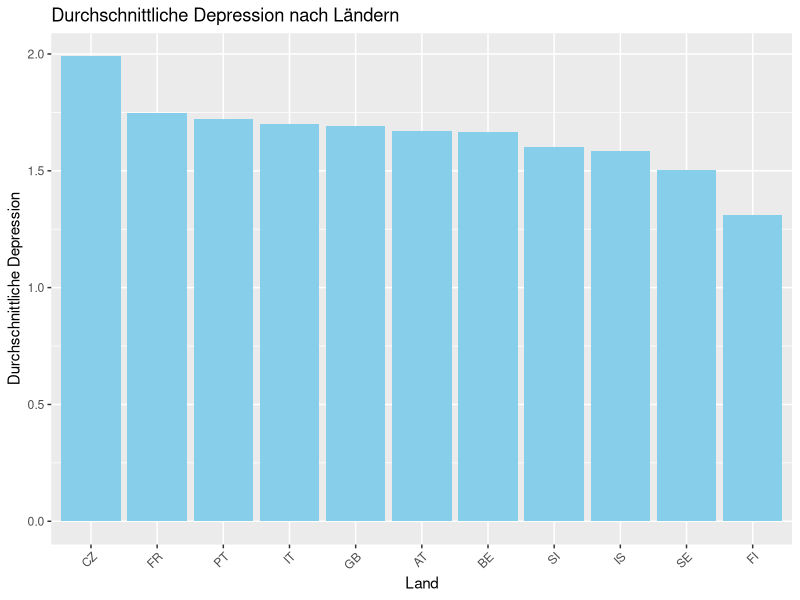
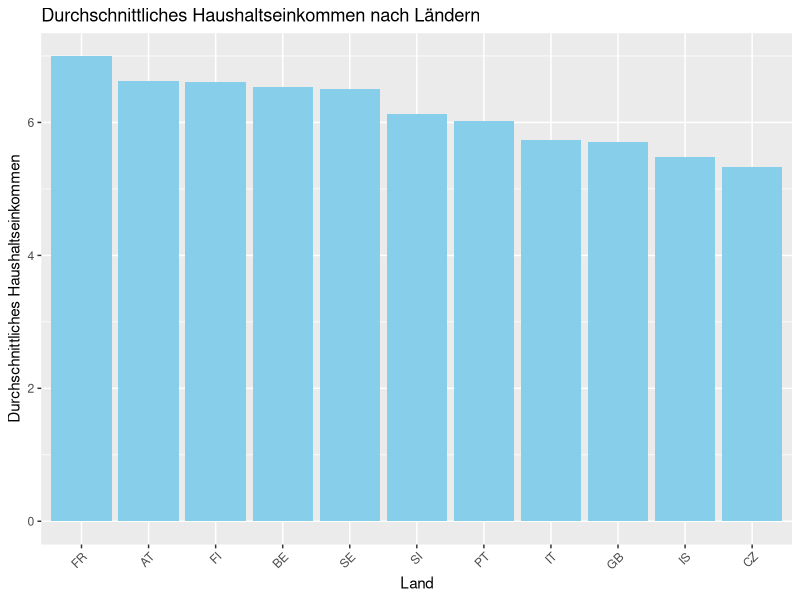
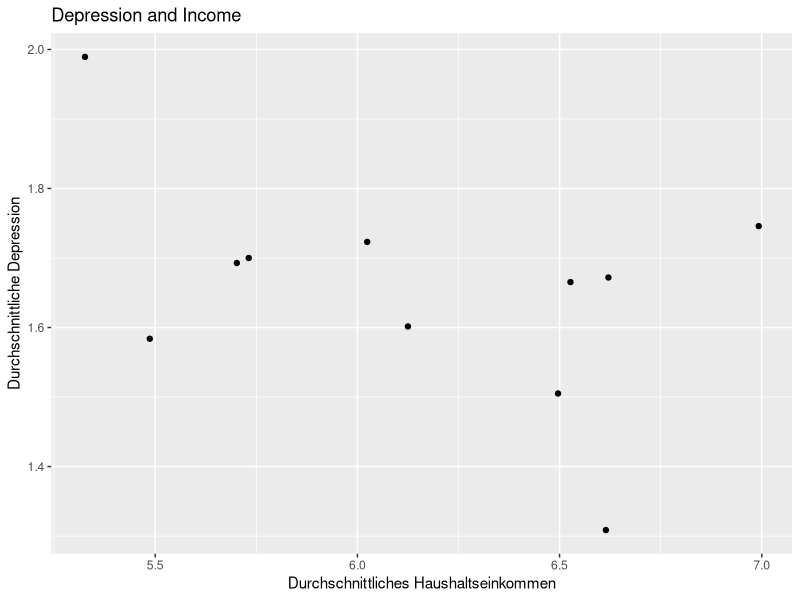
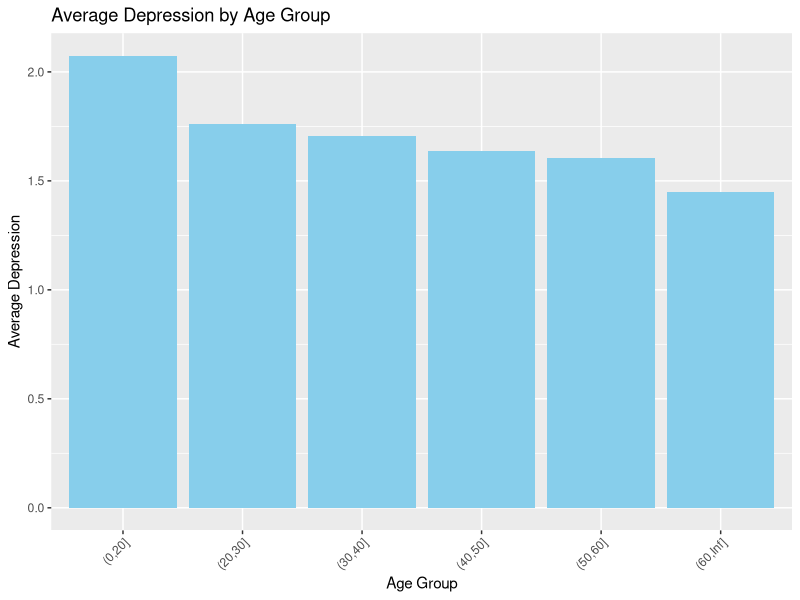
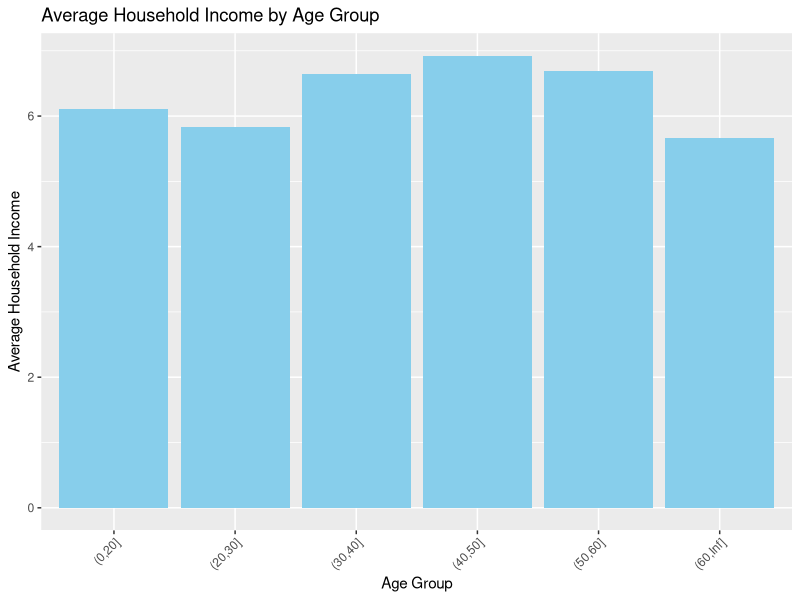
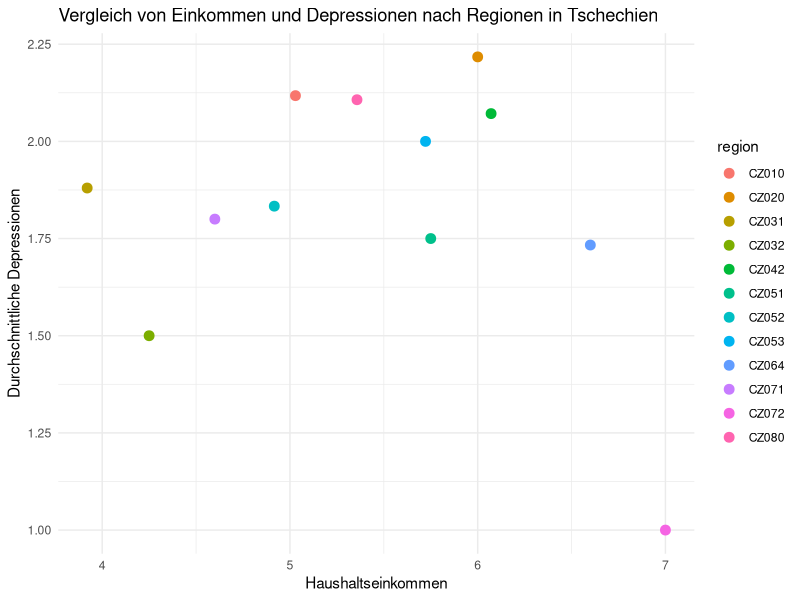

Here is the R script that generated these plots, in order:
install.packages("haven")
install.packages("dplyr")
install.packages("ggplot2")
library(haven)
library(dplyr)
library(ggplot2)

# Read the SPSS data file into a dataframe
subset_data <- read.csv("subset_data.csv")
View(subset_data)

# Cleaning Data Filter out rows with missing values in any column
cleaned_data <- subset_data[complete.cases(subset_data), ]
View(cleaned_data)

# Average Depression per Land
depression_by_country <- cleaned_data %>%
  group_by(cntry) %>%
  summarise(avg_depression = mean(w4q47, na.rm = TRUE))

# Bar Chart for average Depression
ggplot(depression_by_country, aes(x = reorder(cntry, -avg_depression), y = avg_depression)) +
  geom_bar(stat = "identity", fill = "skyblue") +
  labs(x = "Land", y = "Durchschnittliche Depression", title = "Durchschnittliche Depression nach Ländern") +
  theme(axis.text.x = element_text(angle = 45, hjust = 1))

# Average household income per country
hincome_by_country <- cleaned_data %>%
  group_by(cntry) %>%
  summarise(avg_hincome = mean(hinctnta, na.rm = TRUE))

# Bar chart for average household income
ggplot(hincome_by_country, aes(x = reorder(cntry, -avg_hincome), y = avg_hincome)) +
  geom_bar(stat = "identity", fill = "skyblue") +
  labs(x = "Land", y = "Durchschnittliches Haushaltseinkommen", title = "Durchschnittliches Haushaltseinkommen nach Ländern") +
  theme(axis.text.x = element_text(angle = 45, hjust = 1))

# Scatterplot between average depression and average household income
ggplot(data = merge(depression_by_country, hincome_by_country, by = "cntry"), aes(x = avg_hincome, y = avg_depression)) +
  geom_point() +
  labs(x = "Durchschnittliches Haushaltseinkommen", y = "Durchschnittliche Depression", title = "Depression and Income")

# Group by age + depression and household income
depression_by_age <- cleaned_data %>%
  group_by(age_group = cut(agea, breaks = c(0, 20, 30, 40, 50, 60, Inf))) %>%
  summarise(avg_depression = mean(w4q47, na.rm = TRUE))

hincome_by_age <- cleaned_data %>%
  group_by(age_group = cut(agea, breaks = c(0, 20, 30, 40, 50, 60, Inf))) %>%
  summarise(avg_hincome = mean(hinctnta, na.rm = TRUE))

# Visualization: Bar chart for average depression by age group
ggplot(depression_by_age, aes(x = age_group, y = avg_depression)) +
  geom_bar(stat = "identity", fill = "skyblue") +
  labs(x = "Age Group", y = "Average Depression", title = "Average Depression by Age Group") +
  theme(axis.text.x = element_text(angle = 45, hjust = 1))

# Visualization: Bar chart for average household income by age group
ggplot(hincome_by_age, aes(x = age_group, y = avg_hincome)) +
  geom_bar(stat = "identity", fill = "skyblue") +
  labs(x = "Age Group", y = "Average Household Income", title = "Average Household Income by Age Group") +
  theme(axis.text.x = element_text(angle = 45, hjust = 1))

# Daten für Tschechien filtern
czech_data <- cleaned_data %>%
  filter(cntry == "CZ")

# Durchschnittliche Depressionen für jede Region in Tschechien berechnen
average_depression <- czech_data %>%
  group_by(region) %>%
  summarise(avg_depression = mean(w4q47, na.rm = TRUE))

# Durchschnittseinkommen für jede Region in Tschechien berechnen
average_income <- czech_data %>%
  group_by(region) %>%
  summarise(avg_income = mean(hinctnta, na.rm = TRUE))

# Zusammenführen der durchschnittlichen Depressionen und des Durchschnittseinkommens nach Region
merged_data <- merge(average_depression, average_income, by = "region")

# Punktdiagramm für Durchschnittseinkommen und durchschnittliche Depressionen nach Region
ggplot(merged_data, aes(x = avg_income, y = avg_depression, color = region)) +
  geom_point(size = 3) +
  labs(x = "Haushaltseinkommen", y = "Durchschnittliche Depressionen", 
       title = "Vergleich von Einkommen und Depressionen nach Regionen in Tschechien") +
  theme_minimal()

# Ordinale Regressionsanalyse
# Laden der erforderlichen Bibliotheken
install.packages("ordinal")
library(ordinal)

# Konvertieren der abhängigen Variable in einen Faktor
cleaned_data$w4q47 <- factor(cleaned_data$w4q47)

# Ordinale Regression durchführen
ord_model <- clm(w4q47 ~ gndr + agea + eduyrs + hinctnta, data = cleaned_data)

# Zusammenfassung des Modells anzeigen
summary(ord_model)




#Delete environment
rm(list = ls())
